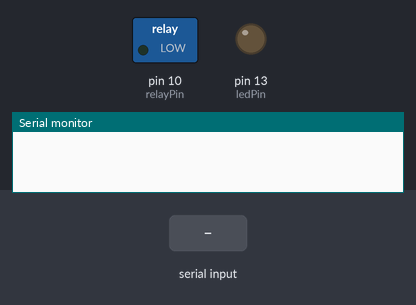
The sketch below on a simulated Arduino Uno, built with avr-gcc and run on an emulated ATmega328P. On the bench: switched loads named in the sketch (green lamp = pin HIGH), output pins drawn as LEDs (lit = HIGH), the last lines printed to the serial monitor. Inputs (shaded band) come from the test bench.

Above: at 1.2 s.
1.3 s: "30,150\n" received over Serial
At 1.7 s:
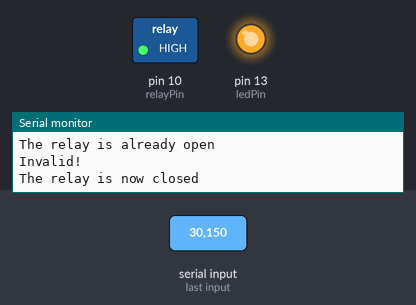
2.8 s: "90,45\n" received over Serial
At 3.8 s:
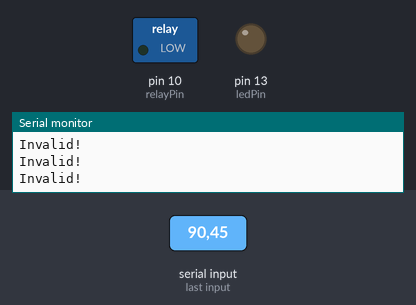
4.3 s: "1\n" received over Serial
At 5.0 s:
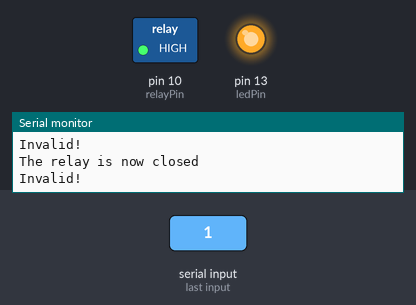
5.8 s: "0\n" received over Serial
At 6.1 s:
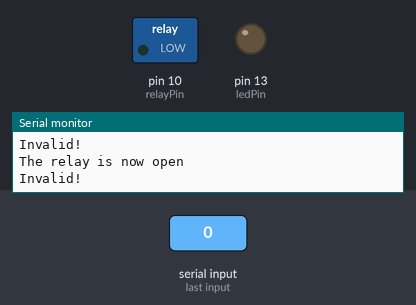
Timing chart, 0 to 8.3 s (numbered marks = the images above; inputs shaded):
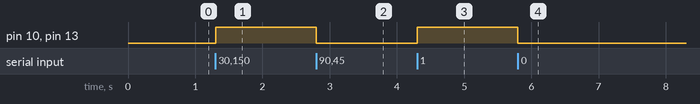

The sketch:

RelayController.ino
```cpp
// See http://stackoverflow.com/a/12191469 for communicating using bash.

int ledPin = 13, relayPin = 10, relayStatus = 0, OPEN = 0, CLOSED = 1;

void setup()
{
  Serial.begin(9600);
  pinMode(ledPin, OUTPUT);
  pinMode(relayPin, OUTPUT);
}

void loop()
{
  // wait for PC to send something
  while(Serial.available() == 0);

  // read what was sent
  int val = Serial.read() - '0';

  // switch over val and decide what to do
  switch (val) {
  case 0:
    openRelay();
    break;
  case 1:
    closeRelay();
    break;
  default:
    Serial.println("Invalid!");
    break;
  }

  // flush the serial as we only care about one char
  while(Serial.available() > 0) {
    Serial.read();
  }
}

void closeRelay()
{
  if (relayStatus == CLOSED)
  {
    Serial.println("The relay is already closed");
    return;
  }
  relayStatus = CLOSED;
  digitalWrite(ledPin, HIGH);
  digitalWrite(relayPin, HIGH);
  Serial.println("The relay is now closed");
}

void openRelay()
{
  if (relayStatus == OPEN)
  {
    Serial.println("The relay is already open");
    return;
  }
  relayStatus = OPEN;
  digitalWrite(ledPin, LOW);
  digitalWrite(relayPin, LOW);
  Serial.println("The relay is now open");
}
```

Measured:
- after the input at 1.3 s, pin 10 (relayPin), pin 13 (ledPin): LOW → HIGH at once
- after the input at 2.8 s, pin 10 (relayPin), pin 13 (ledPin): HIGH → LOW at once
- after the input at 4.3 s, pin 10 (relayPin), pin 13 (ledPin): LOW → HIGH at once
- after the input at 5.8 s, pin 10 (relayPin), pin 13 (ledPin): HIGH → LOW at once
